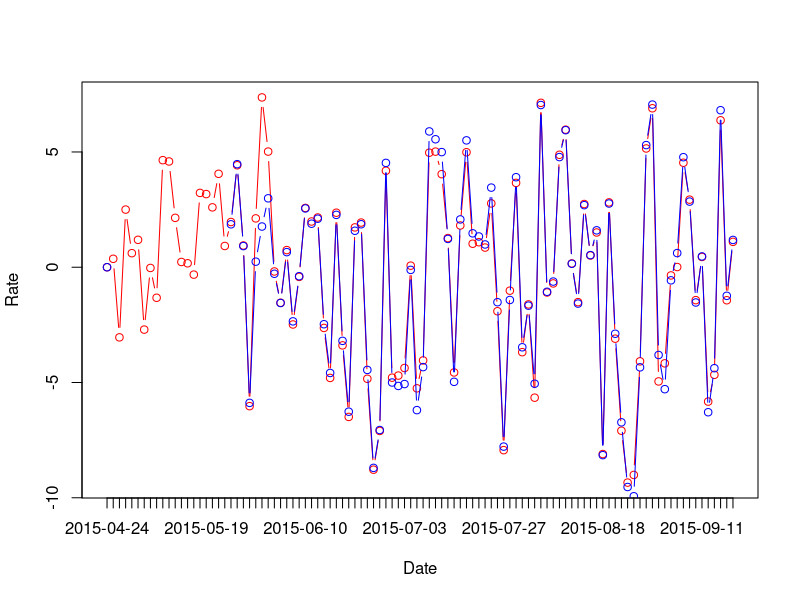
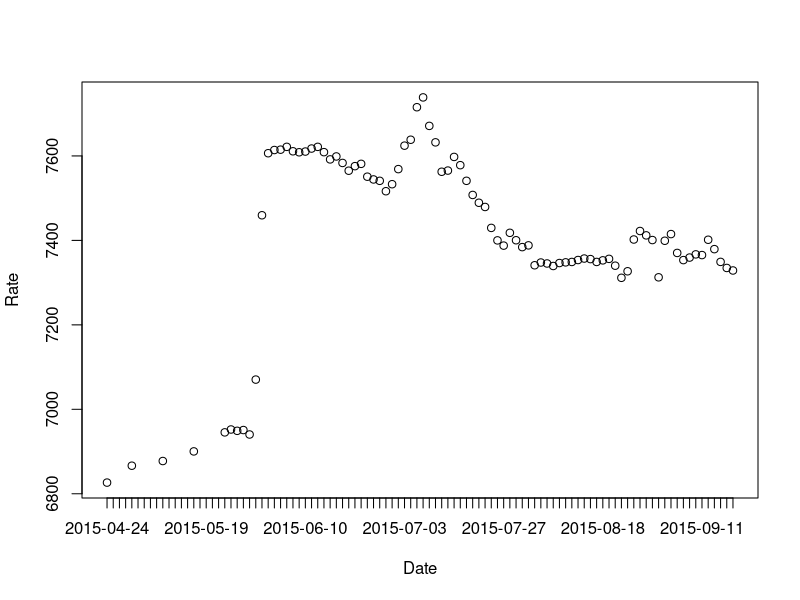

Recreate these plots in R, in order. (Note: this script raises an error after producing the figures.)
i100 <- read.table("i100.csv", sep=',', header=TRUE, stringsAsFactors=FALSE)
i100$Date <- as.Date(i100$Date, "%Y/%m/%d")
i100 <- i100[order(i100$Date),]

for (i in 2:length(i100$Date)) i100[i, "IndexRate"] <- (i100[i, "Close"] / i100[i - 1, "Close"] - 1) * 100
i100[1, "IndexRate"] <- 0
for (i in 2:length(i100$Date)) i100[i, "FundRate"] <- (i100[i, "Net"] / i100[i - 1, "Net"] - 1) * 100
i100[1, "FundRate"] <- 0

plot(i100$IndexRate, type='b', col='red', xaxt='n', xlab='Date', ylab='Rate')
lines(i100$FundRate, type='b', col='blue')
axis(1, 1:length(i100$Date), labels=i100$Date)

i100$FixRate <- i100$Close/i100$Net
dev.new()
plot(i100$FixRate, xaxt='n', xlab='Date', ylab='Rate')
axis(1, 1:length(i100$Date), labels=i100$Date)

start <- 1
i100$IndexIncome <- (i100$Close / i100[start, 'Close'] - 1) * 100
i100$FundIncome <- (i100$Net /i100[start, 'Net'] - 1) * 100
max4p <- max(i100$IndexIncome, i100$FundIncome)
min4p <- min(i100$IndexIncome, i100$FundIncome)
dev.new()
plot(i100$IndexIncome, type='b', col='red', xaxt='n', xlab='Date', ylab='Income', ylim=c(min4p, max4p))
lines(i100$FundIncome, type='b', col='blue')
axis(1, 1:length(i100$Date), labels=i100$Date)
